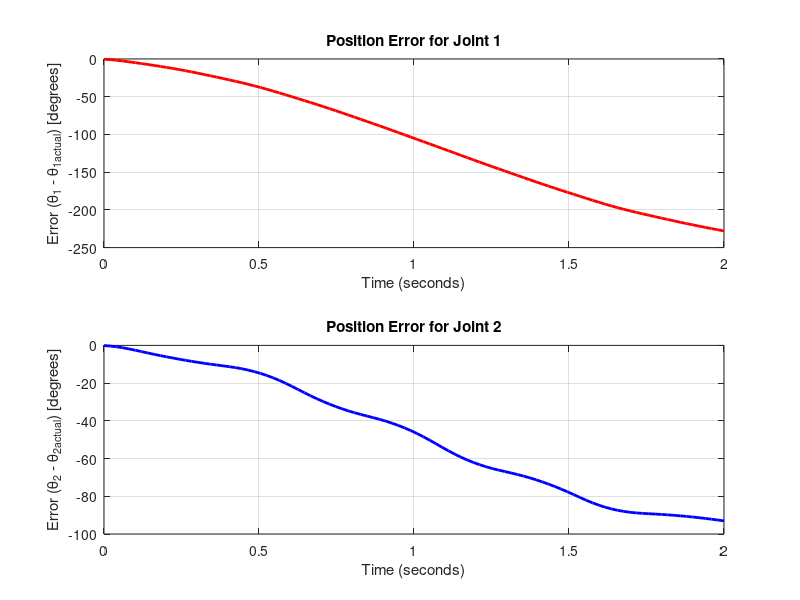

MATLAB code to generate this figure:
%%%%%%%%%%%%%%%%%%%%%%%%%%%%%%%%%%%%%%%%%%%%%%%%%%%%%%%%%%%%%%%%%%%%%%%%%%%%%%%%%%%%%%%%%%%%%%%%%%%%
% Student name: CHUNG QUANG KHANH
% Student ID:   20245360
% Homework:     08
% Professor:    KANG

%%%%%%%%%%%%%%%%%%%%%%%%%%%%%%%%%%%%%%%%%%%%%%%%%%%%%%%%%%%%%%%%%%%%%%%%%%%%%%%%%%%%%%%%%%%%%%%%%%%%
clc, clearvars, close all

% Given data
theta_1_0 = 30;  % Initial position for joint 1 (degrees)
theta_1_f = 150; % Final position for joint 1 (degrees)
theta_2_0 = 120; % Initial position for joint 2 (degrees)
theta_2_f = 30;  % Final position for joint 2 (degrees)
theta_dot_1_0 = 0;  % Initial velocity for joint 1 (deg/s)
theta_dot_1_f = 0;  % Final velocity for joint 1 (deg/s)
theta_dot_2_0 = 0;  % Initial velocity for joint 2 (deg/s)
theta_dot_2_f = 0;  % Final velocity for joint 2 (deg/s)
t_f = 2;  % Final time (seconds)

% Robot parameters
l1 = 0.5;  % Length of link 1 (meters)
l2 = 0.5;  % Length of link 2 (meters)
m1 = 5;    % Mass of link 1 (kg)
m2 = 5;    % Mass of link 2 (kg)
g = 9.81;  % Gravitational acceleration (m/s^2)

% Boundary conditions for theta_1
A1 = [0, 0, 0, 1;         % theta_1(0) = theta_1_0
      0, 0, 1, 0;         % theta_dot_1(0) = theta_dot_1_0
      t_f^3, t_f^2, t_f, 1; % theta_1(t_f) = theta_1_f
      3*t_f^2, 2*t_f, 1, 0]; % theta_dot_1(t_f) = theta_dot_1_f

b1 = [theta_1_0; 
      theta_dot_1_0; 
      theta_1_f; 
      theta_dot_1_f];

% Solve for the coefficients of the cubic polynomial for joint 1
coeffs_1 = A1\b1;

% Boundary conditions for theta_2
A2 = [0, 0, 0, 1;         % theta_2(0) = theta_2_0
      0, 0, 1, 0;         % theta_dot_2(0) = theta_dot_2_0
      t_f^3, t_f^2, t_f, 1; % theta_2(t_f) = theta_2_f
      3*t_f^2, 2*t_f, 1, 0]; % theta_dot_2(t_f) = theta_dot_2_f

b2 = [theta_2_0; 
      theta_dot_2_0; 
      theta_2_f; 
      theta_dot_2_f];

% Solve for the coefficients of the cubic polynomial for joint 2
coeffs_2 = A2\b2;

% Time vector from 0 to t_f with 100 points
t = linspace(0, t_f, 100);

% Calculate desired joint angles theta_1(t) and theta_2(t)
theta_1_t = coeffs_1(1)*t.^3 + coeffs_1(2)*t.^2 + coeffs_1(3)*t + coeffs_1(4);
theta_2_t = coeffs_2(1)*t.^3 + coeffs_2(2)*t.^2 + coeffs_2(3)*t + coeffs_2(4);

% Compute joint velocities (1st derivative of theta)
theta_dot_1_t = 3*coeffs_1(1)*t.^2 + 2*coeffs_1(2)*t + coeffs_1(3);
theta_dot_2_t = 3*coeffs_2(1)*t.^2 + 2*coeffs_2(2)*t + coeffs_2(3);

% Compute joint accelerations (2nd derivative of theta)
theta_ddot_1_t = 6*coeffs_1(1)*t + 2*coeffs_1(2);
theta_ddot_2_t = 6*coeffs_2(1)*t + 2*coeffs_2(2);

% Preallocate arrays for torques and simulated joint positions
theta_1_actual = zeros(size(t));
theta_2_actual = zeros(size(t));
theta_dot_1_actual = zeros(size(t));
theta_dot_2_actual = zeros(size(t));

% Initial conditions for the joint angles and velocities
theta_1 = theta_1_0;
theta_2 = theta_2_0;
theta_dot_1 = theta_dot_1_0;
theta_dot_2 = theta_dot_2_0;

% Simulate the system using numerical integration
for i = 1:length(t)
    % Compute the desired torques using the computed torque control law
    M11 = m1*l1^2 + m2*(l1^2 + l2^2 + 2*l1*l2*cos(theta_2));
    M12 = m2*(l2^2 + l1*l2*cos(theta_2));
    M21 = M12;
    M22 = m2*l2^2;

    M = [M11, M12; M21, M22];

    V1 = -m2*l1*l2*sin(theta_2)*theta_dot_2;
    V2 = m2*l1*l2*sin(theta_2)*(theta_dot_1 + theta_dot_2);
    V = [V1; V2];

    G1 = (m1*g*l1 + m2*g*(l1*cos(theta_1) + l2*cos(theta_1 + theta_2)));
    G2 = m2*g*l2*cos(theta_1 + theta_2);
    G = [G1; G2];

    % Desired joint accelerations from the trajectory
    theta_ddot_1 = theta_ddot_1_t(i);
    theta_ddot_2 = theta_ddot_2_t(i);

    % Computed torque control: tau = M * ddot(theta) + V + G
    tau = M * [theta_ddot_1; theta_ddot_2] + V + G;

    % Numerical integration (Euler method) to update joint angles and velocities
    % Assuming small time steps (dt)
    dt = t(2) - t(1);  % Time step (constant)

    % Update the joint velocities and angles (simple Euler integration)
    theta_dot_1 = theta_dot_1 + tau(1) * dt;
    theta_dot_2 = theta_dot_2 + tau(2) * dt;

    theta_1 = theta_1 + theta_dot_1 * dt;
    theta_2 = theta_2 + theta_dot_2 * dt;

    % Store the actual joint angles and velocities
    theta_1_actual(i) = theta_1;
    theta_2_actual(i) = theta_2;
    theta_dot_1_actual(i) = theta_dot_1;
    theta_dot_2_actual(i) = theta_dot_2;
end

% Compute position errors (desired - actual)
error_1 = theta_1_t - theta_1_actual;
error_2 = theta_2_t - theta_2_actual;

% Plot the position errors for both joints
figure;

subplot(2,1,1);
plot(t, error_1, 'r', 'LineWidth', 2);
title('Position Error for Joint 1');
xlabel('Time (seconds)');
ylabel('Error (\theta_1 - \theta_1_{actual}) [degrees]');
grid on;

subplot(2,1,2);
plot(t, error_2, 'b', 'LineWidth', 2);
title('Position Error for Joint 2');
xlabel('Time (seconds)');
ylabel('Error (\theta_2 - \theta_2_{actual}) [degrees]');
grid on;
